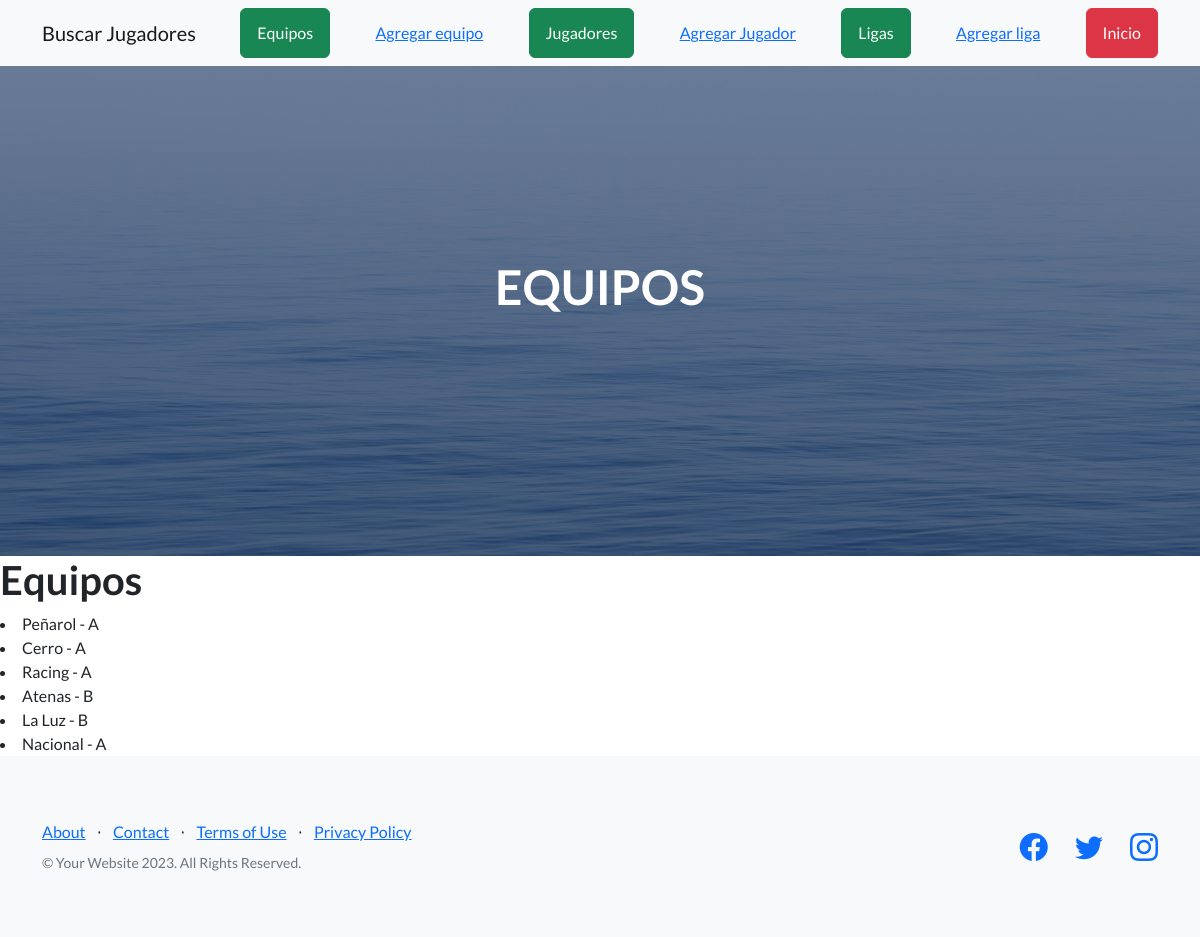
Before: /AppProyecto/equipos/ with the older database file.
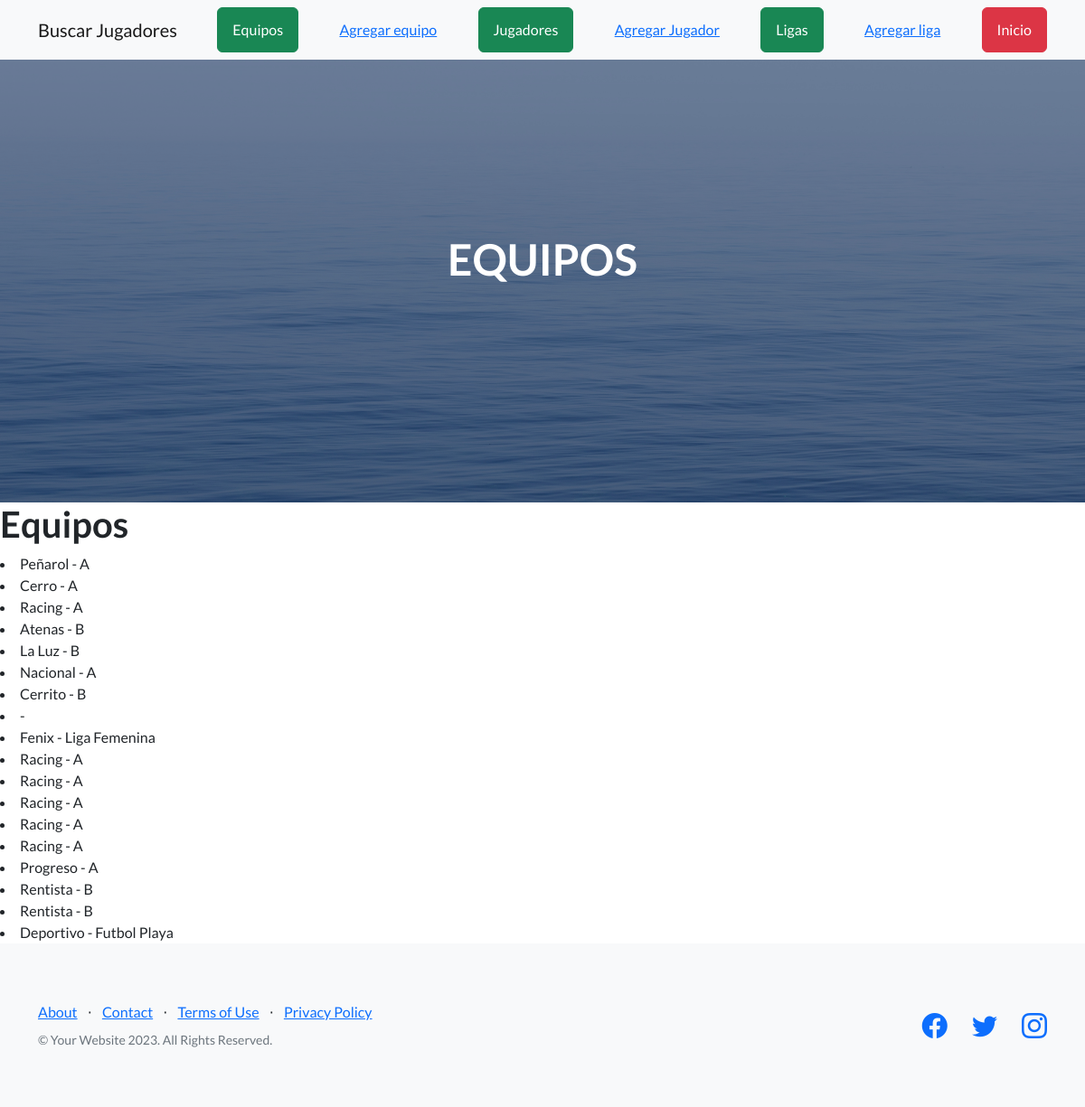
After: the same page with the newer database file.
### AppProyecto/models.py (models this page shows, shortened)
class equipo (models.Model):
    nombre = models.CharField(max_length=100)
    divisional = models.CharField(max_length=100)

### AppProyecto/views.py (the view)
# urls.py: path("equipos/", equipos, name="equipos"),
def equipos(request):
    equipos = equipo.objects.all()
    return render(request, "AppTemplates/equipo.html", {"equipos": equipos})

### AppProyecto/templates/AppTemplates/equipo.html (shortened to what this page needs)
{%extends "AppTemplates/padre.html"%}
{%load static%}
{%block titulo%}EQUIPOS{%endblock%}
{%block contenido_que_cambia%}
    <h1>Equipos</h1>
    {% for un_equipo in equipos %}
    <li>{{ un_equipo.nombre }} - {{ un_equipo.divisional }}</li>
{% endfor %}
{%endblock%}

### AppProyecto/templates/AppTemplates/padre.html (shortened to what this page needs)
<!DOCTYPE html>
<html lang="en">
    <head>
        {% load static %}
        <link href="https://cdn.jsdelivr.net/npm/bootstrap-icons@1.5.0/font/bootstrap-icons.css" rel="stylesheet" type="text/css" />
        <link href="css/styles.css" rel="stylesheet" />
        <link href="{% static "AppProyecto/css/styles.css"%}" rel="stylesheet" />
    </head>
    <body>
        <nav class="navbar navbar-light bg-light static-top">
            <div class="container">
                <a class="navbar-brand" href="{% url "resultados_busqueda_jugadores" %}">Buscar Jugadores</a>
                <a class="btn btn-success" href="{% url "equipos" %}">Equipos</a>
                <a class="btn btn-link" href="{% url "formulario_equipo" %}">Agregar equipo</a>
                <a class="btn btn-success" href="{% url "jugadores" %}">Jugadores</a>
                <a class="btn btn-link" href="{% url "formulario_jugador" %}">Agregar Jugador</a>
                <a class="btn btn-success" href="{% url "ligas" %}">Ligas</a>
                <a class="btn btn-link" href="{% url "formulario_liga" %}">Agregar liga</a>
                <a class="btn btn-danger" href="{% url "inicio" %}">Inicio</a>
            </div>
        </nav>
        <header class="masthead">
            <div class="container position-relative">
                <div class="row justify-content-center">
                    <div class="col-xl-6">
                        <div class="text-center text-white">
                            <h1 class="mb-5">{% block titulo %}{% endblock %}</h1>
                        </div>
                    </div>
                </div>
            </div>
        </header>
        {%block contenido_que_cambia%}
        {%endblock%}
        <footer class="footer bg-light">
            <div class="container">
                <div class="row">
                    <div class="col-lg-6 h-100 text-center text-lg-start my-auto">
                        <ul class="list-inline mb-2">
                            <li class="list-inline-item"><a href="#!">About</a></li>
                            <li class="list-inline-item">⋅</li>
                            <li class="list-inline-item"><a href="#!">Contact</a></li>
                            <li class="list-inline-item">⋅</li>
                            <li class="list-inline-item"><a href="#!">Terms of Use</a></li>
                            <li class="list-inline-item">⋅</li>
                            <li class="list-inline-item"><a href="#!">Privacy Policy</a></li>
                        </ul>
                        <p class="text-muted small mb-4 mb-lg-0">&copy; Your Website 2023. All Rights Reserved.</p>
                    </div>
                    <div class="col-lg-6 h-100 text-center text-lg-end my-auto">
                        <ul class="list-inline mb-0">
                            <li class="list-inline-item me-4">
                                <a href="#!"><i class="bi-facebook fs-3"></i></a>
                            </li>
                            <li class="list-inline-item me-4">
                                <a href="#!"><i class="bi-twitter fs-3"></i></a>
                            </li>
                            <li class="list-inline-item">
                                <a href="#!"><i class="bi-instagram fs-3"></i></a>
                            </li>
                        </ul>
                    </div>
                </div>
            </div>
        </footer>
    </body>
</html>

Changed rows visible on the page:
added equipo: nombre "Cerrito", divisional "B"
added equipo: nombre "Fenix", divisional "Liga Femenina"
added equipo: nombre "Racing", divisional "A"
added equipo: nombre "Racing", divisional "A"
added equipo: nombre "Racing", divisional "A"
added equipo: nombre "Racing", divisional "A"
added equipo: nombre "Racing", divisional "A"
added equipo: nombre "Progreso", divisional "A"
added equipo: nombre "Rentista", divisional "B"
added equipo: nombre "Rentista", divisional "B"
added equipo: nombre "Deportivo", divisional "Futbol Playa"
